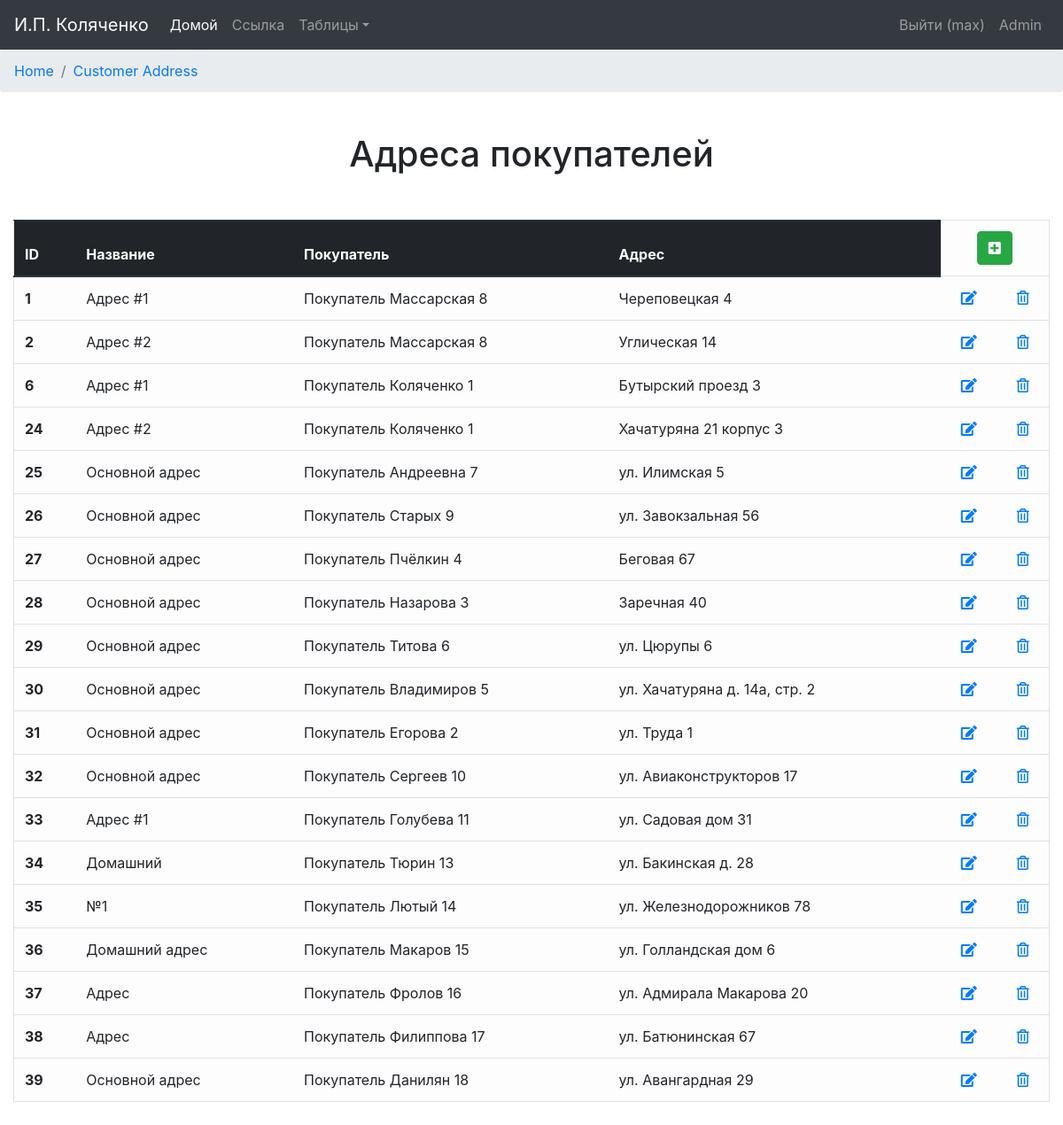
/customerAddress (signed in), run on the app's committed database.
### orders/models.py (models this page shows, shortened)
class CustomerAddress(models.Model):
    adr_name = models.CharField('Название', max_length=32)
    adr_customer = models.ForeignKey('Customer', related_name="adr_customer", blank=True, null=True, default=None)
    adr_address = models.ForeignKey(Address, related_name='adr_address', blank=True, null=True, default=None)
    is_active = models.BooleanField('Активен', default=True)
    created = models.DateTimeField('Создан', auto_now_add=True, auto_now=False)
    updated = models.DateTimeField('Последнее обновление', auto_now_add=False, auto_now=True)
    class Meta:
        verbose_name = 'Адрес покупателя'
        verbose_name_plural = 'Адреса покупателей'

class Customer(models.Model):
    c_firstname = models.CharField('Имя', max_length=64)
    c_secondname = models.CharField(max_length=64, blank=True, null=True, default=None)
    c_email = models.EmailField('E-mail', max_length=64)
    c_phone = models.CharField('Телефон', max_length=48)
    c_organization = models.ForeignKey(Organization, blank=True, null=True, default=None)
    c_comments = models.TextField('Комментарий', blank=True, null=True, default=None)
    is_active = models.BooleanField(IS_ACTIVE, default=True)
    created = models.DateTimeField(CREATED, auto_now_add=True, auto_now=False)
    updated = models.DateTimeField(UPDATED, auto_now_add=False, auto_now=True)
    def __str__(self):
        return "Покупатель %s %s" % (self.c_secondname, self.id)
    class Meta:
        verbose_name = 'Покупатель'
        verbose_name_plural = 'Покупатели'
        ordering = ["c_firstname"]

class Address(models.Model):
    address_zip = models.CharField('Индекс', max_length=32, blank=True, null=True, default=None)
    address_country = models.ForeignKey(AddressCountry, blank=True, null=True, default=None)
    address_region = models.ForeignKey(AddressRegion, blank=True, null=True, default=None)
    address_city = models.ForeignKey(AddressCity, blank=True, null=True, default=None)
    address_street = models.CharField('Улица', max_length=64)
    address_house = models.CharField('Дом', max_length=32)
    address_flat = models.CharField('Квартира', max_length=16, blank=True, null=True, default=None)
    used = models.BooleanField('Используется', default=False)
    is_active = models.BooleanField('Активен', default=True)
    created = models.DateTimeField('Создан', auto_now_add=True, auto_now=False)
    updated = models.DateTimeField('Последнее обновление', auto_now_add=False, auto_now=True)
    def __str__(self):
        return "%s %s" % (self.address_street, self.address_house)
    class Meta:
        verbose_name = 'Адрес'
        verbose_name_plural = 'Адреса'

### orders/views.py (the view)
# urls.py: url(r'^customerAddress$', views.customerAddress_out, name='customerAddress_out'),
@login_required
def customerAddress_out(request):
    customerAddress_list = CustomerAddress.objects.filter(is_active=True)
    customerAddress_verbose = CustomerAddress._meta.verbose_name_plural
    return render(request, "CustomerAddress/customerAddress_out.html", locals())

### orders/context_processors.py (called while the page is built)
def getting_username(request):
    username = auth.get_user(request).username
    return locals()

### templates/CustomerAddress/customerAddress_out.html (shortened to what this page needs)
{% extends 'base.html' %}
{% block content %}
    <nav aria-label="breadcrumb">
        <ol class="breadcrumb">
            <li class="breadcrumb-item"><a href="{% url "home_page" %}">Home</a></li>
            <li class="breadcrumb-item active" aria-current="page"><a href="{% url "customerAddress_out" %}">Customer Address</a></li>
        </ol>
    </nav>
    <div class="container">
        <h1 align="center" class="h1-out">{{ customerAddress_verbose }}</h1>
    </div>
    <div class="container-fluid out-container">
        <table class="table table-light border table-hover" align="center">
            <thead class="thead-dark">
            <tr>
                <th>ID</th>
                <th>Название</th>
                <th>Покупатель</th>
                <th>Адрес</th>
                <td colspan="2" align="center">
                    <form action="{% url "customerAddress_add" %}">
                        <button type="submit" class="btn btn-success" title="Добавить"><i
                                class="fas fa-plus-square"></i></button>
                    </form>
                </td>
            </tr>
            </thead>
            {% for customerAddress in customerAddress_list %}
                <tr>
                    <th>{{ customerAddress.id }}</th>
                    <td>{{ customerAddress.adr_name }}</td>
                    <td>{{ customerAddress.adr_customer }}</td>
                    <td>{{ customerAddress.adr_address }}</td>
                    <td align="center"><a href="{% url "customerAddress_edit" customerAddress.id %}"><i
                            class="fas fa-edit"
                            title="Изменить"></i></a>
                    </td>
                    <td align="center"><a href="{% url "customerAddress_delete" customerAddress.id %}"><i
                            class="far fa-trash-alt" title="Удалить"></i></a></td>
                </tr>
            {% endfor %}
        </table>
    </div>
{% endblock %}

### templates/navbar.html (shortened to what this page needs)
{% load static %}
<nav class="navbar navbar-expand-lg navbar-dark bg-dark">
    <a class="navbar-brand" href="{% url "home_page" %}">И.П. Коляченко</a>
    <div class="collapse navbar-collapse" id="navbarsExample05">
        <ul class="navbar-nav mr-auto">
            <li class="nav-item active">
                <a class="nav-link" href="{% url "home_page" %}">Домой <span class="sr-only">(current)</span></a>
            </li>
            <li class="nav-item">
                <a class="nav-link" href="#">Ссылка</a>
            </li>
            <li class="nav-item dropdown">
                <a class="nav-link dropdown-toggle" href="http://example.com" id="dropdown05" data-toggle="dropdown"
                   aria-haspopup="true" aria-expanded="false">Таблицы</a>
            </li>
        </ul>
        <form class="form-inline my-2 my-md-0">
            <ul class="nav navbar-nav navbar-right">
                {% if username %}
                    <li class="nav-item nav-top-item">
                        <a class="nav-link nav-top-link" href="{% url "logout" %}">
                            Выйти ({{ username }})</a>
                    </li>
                    <li class="nav-item nav-top-item">
                        <a class="nav-link nav-top-link" href="admin/">
                            Admin</a>
                    </li>
                {% else %}
                    <li class="nav-item nav-top-item">
                        <a class="nav-link nav-top-link" href="{% url "login" %}">
                            <i class="fa fa-sign-in" aria-hidden="true"></i> Войти</a>
                    </li>
                {% endif %}
            </ul>
        </form>
    </div>
</nav>

### static/static_dev/css/main.css (style rules this page uses)
.out-container { padding-top: 5px; padding-bottom: 10px; }
.h1-out { padding-top: 30px; padding-bottom: 30px; }

### static/static_dev/css/base.css (style rules this page uses)
html, body { height: 100%; max-height: 100%; }
h1 { margin-top: 15px; margin-bottom: 15px; text-align: center; }

### data on the page
CustomerAddress: id "1", adr_name "Адрес #1", adr_customer "Покупатель Массарская 8", adr_address "Череповецкая 4"
CustomerAddress: id "2", adr_name "Адрес #2", adr_customer "Покупатель Массарская 8", adr_address "Углическая 14"
CustomerAddress: id "6", adr_name "Адрес #1", adr_customer "Покупатель Коляченко 1", adr_address "Бутырский проезд 3"
CustomerAddress: id "24", adr_name "Адрес #2", adr_customer "Покупатель Коляченко 1", adr_address "Хачатуряна 21 корпус 3"
CustomerAddress: id "25", adr_name "Основной адрес", adr_customer "Покупатель Андреевна 7", adr_address "ул. Илимская 5"
CustomerAddress: id "26", adr_name "Основной адрес", adr_customer "Покупатель Старых 9", adr_address "ул. Завокзальная 56"
CustomerAddress: id "27", adr_name "Основной адрес", adr_customer "Покупатель Пчёлкин 4", adr_address "Беговая 67"
CustomerAddress: id "28", adr_name "Основной адрес", adr_customer "Покупатель Назарова 3", adr_address "Заречная 40"
CustomerAddress: id "29", adr_name "Основной адрес", adr_customer "Покупатель Титова 6", adr_address "ул. Цюрупы 6"
CustomerAddress: id "30", adr_name "Основной адрес", adr_customer "Покупатель Владимиров 5", adr_address "ул. Хачатуряна д. 14а, стр. 2"
CustomerAddress: id "31", adr_name "Основной адрес", adr_customer "Покупатель Егорова 2", adr_address "ул. Труда 1"
CustomerAddress: id "32", adr_name "Основной адрес", adr_customer "Покупатель Сергеев 10", adr_address "ул. Авиаконструкторов 17"
CustomerAddress: id "33", adr_name "Адрес #1", adr_customer "Покупатель Голубева 11", adr_address "ул. Садовая дом 31"
CustomerAddress: id "34", adr_name "Домашний", adr_customer "Покупатель Тюрин 13", adr_address "ул. Бакинская д. 28"
CustomerAddress: id "35", adr_name "№1", adr_customer "Покупатель Лютый 14", adr_address "ул. Железнодорожников 78"
CustomerAddress: id "36", adr_name "Домашний адрес", adr_customer "Покупатель Макаров 15", adr_address "ул. Голландская дом 6"
CustomerAddress: id "37", adr_name "Адрес", adr_customer "Покупатель Фролов 16", adr_address "ул. Адмирала Макарова 20"
CustomerAddress: id "38", adr_name "Адрес", adr_customer "Покупатель Филиппова 17", adr_address "ул. Батюнинская 67"
CustomerAddress: id "39", adr_name "Основной адрес", adr_customer "Покупатель Данилян 18", adr_address "ул. Авангардная 29"

### other printed values
{{ username }} "max"
{{ customerAddress_verbose }} "Адреса покупателей"
